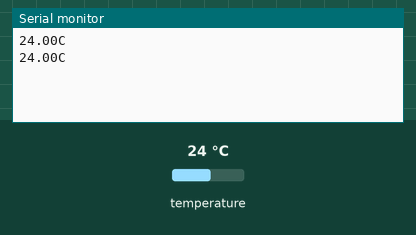
Bench run of a sketch on a simulated Arduino Uno, built with avr-gcc and run on an emulated ATmega328P. Parts: the last lines printed to the serial monitor. The test bench sets the inputs (shaded band); at power-on: temperature 24 °C.

Above: at 4.3 s.
4.4 s: temperature set to 12 °C
At 7.2 s:
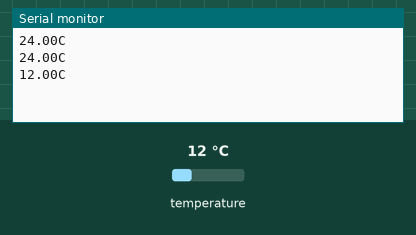
8.1 s: temperature set to 19 °C
At 10.4 s:
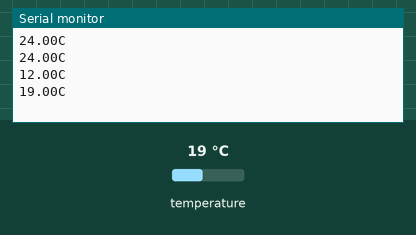
Timing chart, 0 to 11.9 s (numbered marks = the images above; inputs shaded):
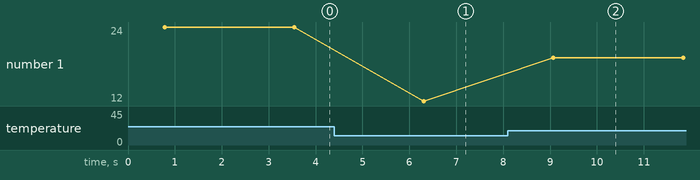

The sketch:

sketch_mar24a.ino
```cpp
#include <OneWire.h>
#include <DallasTemperature.h>

const int oneWireBus = 2;
OneWire sensor(oneWireBus);
DallasTemperature sensors(&sensor);

void setup()
{
  Serial.begin(115200);
  sensors.begin();
}

void loop()
{

  sensors.requestTemperatures();
  float temp_Measurement = sensors.getTempCByIndex(0);

  Serial.print(temp_Measurement);
  Serial.println("C");

  delay(2000);

}
```

Measured:
- after the input at 4.4 s, the serial monitor: prints a new line after 1.9 s (image 1)
- after the input at 8.1 s, the serial monitor: prints a new line after 0.97 s (image 2)
- plotted number 1: 24 → 12 after the input at 4.4 s, 12 → 19 after the input at 8.1 s
